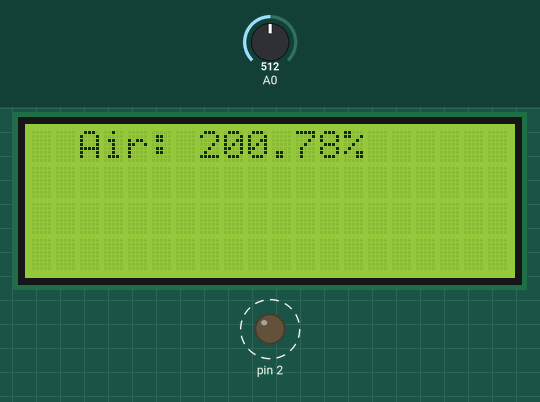
Bench run of a sketch on a simulated Arduino Uno, built with avr-gcc and run on an emulated ATmega328P. On the bench: 20×4 character LCD, output pins drawn as LEDs (lit = HIGH). Dashed ring = blinking. Inputs (shaded band) come from the test bench; at power-on: A0 = 512. What the sketch prints to the serial monitor is not drawn.

Above: at 1.2 s.
1.3 s: A0 set to 141
At 2.8 s:
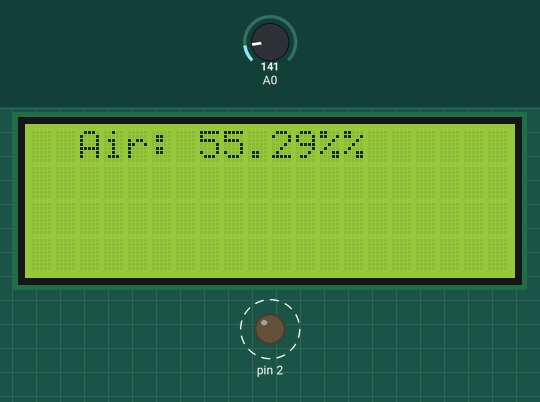
6.1 s: A0 set to 113
At 7.2 s:
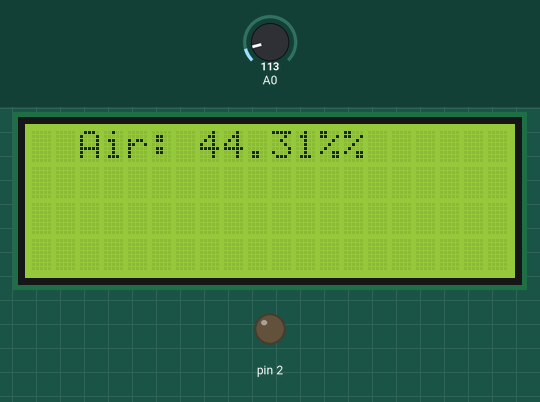
8.2 s: A0 set to 27
At 9.6 s:
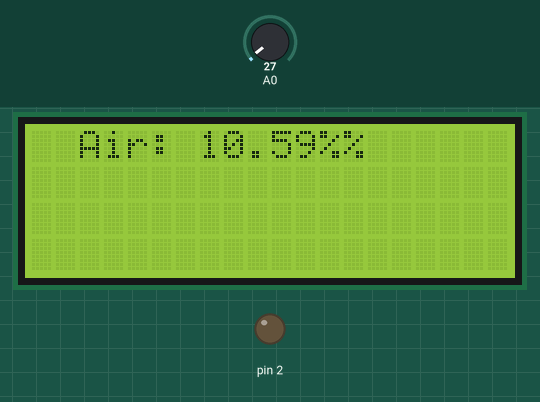
10.6 s: A0 set to 24
At 11.9 s:
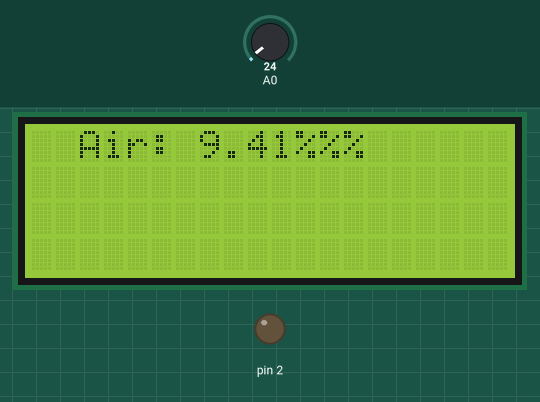
Timing chart, 0 to 13.6 s (numbered marks = the images above; inputs shaded):
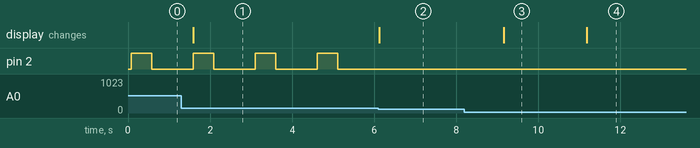

The sketch:

gas_sensor.ino
```cpp
#include <LiquidCrystal_I2C.h>
LiquidCrystal_I2C lcd(0x27,20,4);

void setup() {
  // put your setup code here, to run once:
  lcd.init();
  lcd.backlight();
  Serial.begin(9600);
  pinMode(2, OUTPUT);
  pinMode(A0, INPUT);

}

void loop() {
  // put your main code here, to run repeatedly:

  float a = analogRead(A0);
  a = a/255*100;
  Serial.println(a);
  lcd.setCursor(2,0);
  lcd.print("Air: ");
  lcd.print(a);
  lcd.print("%");
  if(a > 50){
    digitalWrite(2, HIGH);
    delay(500);
    digitalWrite(2, LOW);
    }
  delay(1000);
}
```

Measured:
- the behaviour switches between 128 and 127 on A0 (found by bisection; images 1 and 2)
- the behaviour switches between 26 and 25 on A0 (found by bisection; images 3 and 4)
- after the input at 1.3 s, the display: changes after 0.29 s (image 1)
- after the input at 6.1 s, pin 2: stops changing and stays LOW; the display: changes at once (image 2)
- after the input at 8.2 s, the display: changes after 0.96 s (image 3)
- after the input at 10.6 s, the display: changes after 0.58 s (image 4)
- by itself, pin 2: alternates HIGH for 0.50 s and LOW for 1.0 s
